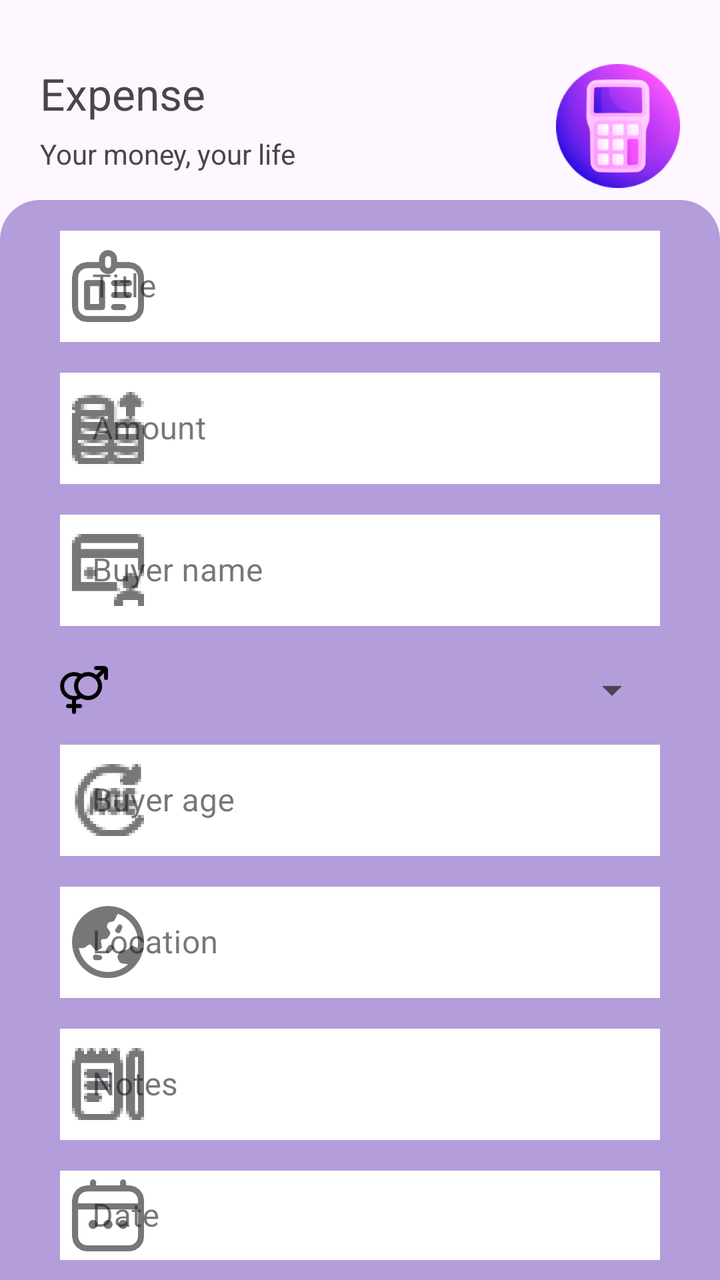
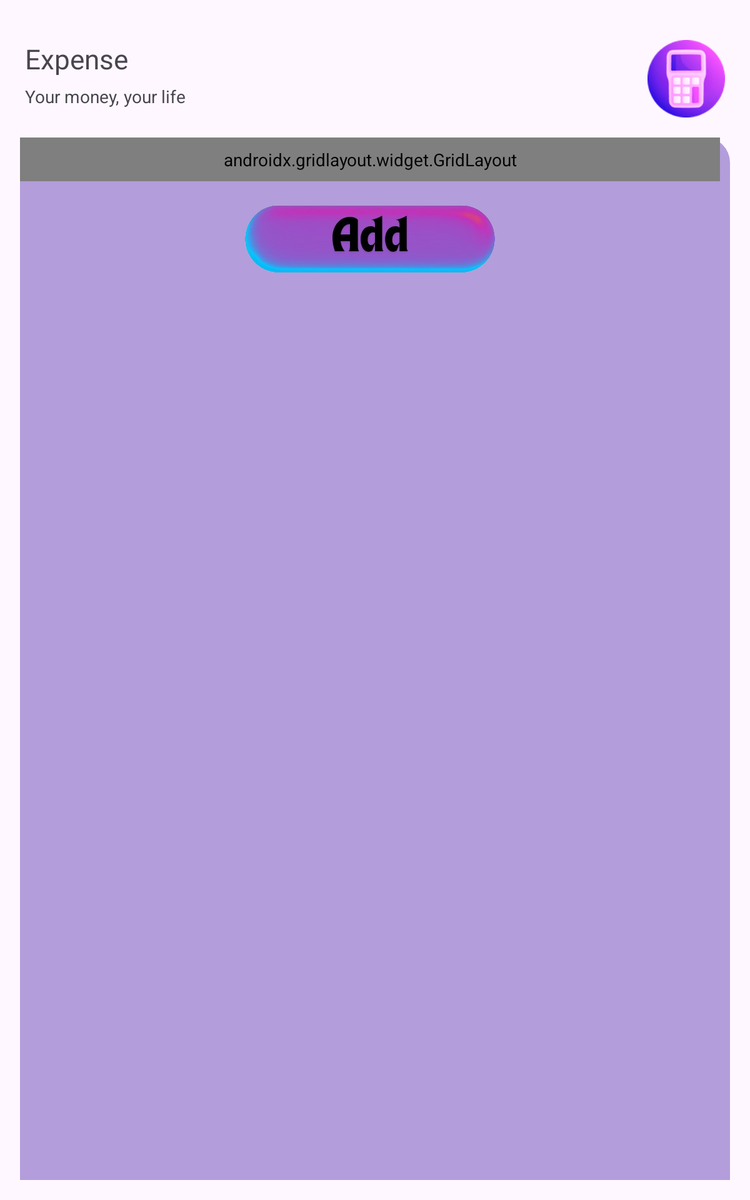

Two renders of one Android screen. The first uses the default layout on a phone; the second uses the alternative layout the repository ships for a different screen configuration, on a matching device. The two XML files are below.
<!-- AndroidManifest.xml: application theme Theme.Numosophy -->
<!-- res/layout/fragment_sales.xml -->
<?xml version="1.0" encoding="utf-8"?>
<FrameLayout xmlns:android="http://schemas.android.com/apk/res/android"
    xmlns:tools="http://schemas.android.com/tools"
    android:layout_width="match_parent"
    android:layout_height="match_parent"
    xmlns:app="http://schemas.android.com/apk/res-auto"
    tools:context=".fragment.SalesFragment">

    <RelativeLayout
        android:id="@+id/add_spending_banner"
        android:layout_marginTop="32dp"
        android:layout_width="match_parent"
        android:layout_height="wrap_content"
        android:layout_marginLeft="20dp"
        android:layout_marginRight="20dp"
        tools:ignore="MissingConstraints">

        <TextView
            android:id="@+id/title_spending"
            android:text="Expense"
            android:textSize="22sp"
            android:layout_width="wrap_content"
            android:layout_height="wrap_content"/>

        <TextView
            android:id="@+id/sub_title_spending"
            android:layout_marginTop="6dp"
            android:layout_below="@+id/title_spending"
            android:text="Your money, your life"
            android:textSize="14sp"
            android:layout_width="wrap_content"
            android:layout_height="wrap_content"/>

        <ImageView
            android:layout_alignParentRight="true"
            android:src="@drawable/calculator_optimized"
            android:layout_width="62dp"
            android:layout_height="62dp"/>

    </RelativeLayout>



    <LinearLayout
        android:layout_width="match_parent"
        android:layout_height="match_parent"
        android:layout_marginTop="100dp"
        android:background="@drawable/login_shape"
        android:orientation="vertical"
        app:layout_constraintEnd_toEndOf="parent"
        app:layout_constraintStart_toStartOf="parent"
        app:layout_constraintTop_toTopOf="@+id/imageView"
        tools:ignore="MissingConstraints"
        android:gravity="center">

        <com.google.android.material.textfield.TextInputLayout
            android:layout_width="300dp"
            android:layout_height="wrap_content"
            android:layout_marginTop="20dp"
            app:boxStrokeColor="@color/black"
            app:hintTextColor="@color/black"
            style="@style/Widget.MaterialComponents.TextInputLayout.OutlinedBox"
            app:startIconDrawable="@drawable/id_badge_36"
            >

            <com.google.android.material.textfield.TextInputEditText
                android:id="@+id/add_title"
                android:layout_width="match_parent"
                android:layout_height="wrap_content"
                android:hint="@string/hint_title"
                android:inputType="text"
                android:textColor="@color/black"
                android:textColorHint="@color/black"
                android:textCursorDrawable="@null"
                android:background="@android:color/white"/>
        </com.google.android.material.textfield.TextInputLayout>

        <com.google.android.material.textfield.TextInputLayout
            android:layout_width="300dp"
            android:layout_height="wrap_content"
            android:layout_marginTop="10dp"
            app:boxStrokeColor="@color/black"
            app:hintTextColor="@color/black"
            style="@style/Widget.MaterialComponents.TextInputLayout.OutlinedBox"
            app:startIconDrawable="@drawable/money_income_36"
            >

            <com.google.android.material.textfield.TextInputEditText
                android:id="@+id/add_amount"
                android:layout_width="match_parent"
                android:layout_height="wrap_content"
                android:hint="@string/hint_amount"
                android:inputType="numberDecimal"
                android:textColor="@color/black"
                android:textColorHint="@color/black"
                android:textCursorDrawable="@null"
                android:background="@android:color/white"/>
        </com.google.android.material.textfield.TextInputLayout>

        <com.google.android.material.textfield.TextInputLayout
            android:layout_width="300dp"
            android:layout_height="wrap_content"
            android:layout_marginTop="10dp"
            app:boxStrokeColor="@color/black"
            app:hintTextColor="@color/black"
            style="@style/Widget.MaterialComponents.TextInputLayout.OutlinedBox"
            app:startIconDrawable="@drawable/credit_card_buyer_36"
            >

            <com.google.android.material.textfield.TextInputEditText
                android:id="@+id/add_buyer_name"
                android:layout_width="match_parent"
                android:layout_height="wrap_content"
                android:hint="@string/hint_buyer_name"
                android:inputType="text"
                android:textColor="@color/black"
                android:textColorHint="@color/black"
                android:textCursorDrawable="@null"
                android:background="@android:color/white"/>
        </com.google.android.material.textfield.TextInputLayout>

        <LinearLayout
            android:layout_width="300dp"
            android:layout_height="wrap_content"
            android:layout_marginTop="20dp"
            android:orientation="horizontal"
            android:gravity="center_vertical">

            <ImageView
                android:layout_width="24dp"
                android:layout_height="24dp"
                android:src="@drawable/venus_mars_36"
                android:layout_marginEnd="8dp"
                android:contentDescription="@string/hint_buyer_gender" />

            <Spinner
                android:id="@+id/spinner_add_gender"
                android:layout_width="0dp"
                android:layout_height="wrap_content"
                android:layout_weight="1"
                android:spinnerMode="dropdown" />
        </LinearLayout>


        <com.google.android.material.textfield.TextInputLayout
            android:layout_width="300dp"
            android:layout_height="wrap_content"
            android:layout_marginTop="10dp"
            app:boxStrokeColor="@color/black"
            app:hintTextColor="@color/black"
            style="@style/Widget.MaterialComponents.TextInputLayout.OutlinedBox"
            app:startIconDrawable="@drawable/age_36"
            >

            <com.google.android.material.textfield.TextInputEditText
                android:id="@+id/add_buyer_age"
                android:layout_width="match_parent"
                android:layout_height="wrap_content"
                android:hint="@string/hint_buyer_age"
                android:inputType="text"
                android:textColor="@color/black"
                android:textColorHint="@color/black"
                android:textCursorDrawable="@null"
                android:background="@android:color/white"/>
        </com.google.android.material.textfield.TextInputLayout>

        <com.google.android.material.textfield.TextInputLayout
            android:layout_width="300dp"
            android:layout_height="wrap_content"
            android:layout_marginTop="10dp"
            app:boxStrokeColor="@color/black"
            app:hintTextColor="@color/black"
            style="@style/Widget.MaterialComponents.TextInputLayout.OutlinedBox"
            app:startIconDrawable="@drawable/earth_asia_36">

            <com.google.android.material.textfield.TextInputEditText
                android:id="@+id/add_buyer_location"
                android:layout_width="match_parent"
                android:layout_height="wrap_content"
                android:hint="@string/hint_location"
                android:focusable="false"
                android:clickable="true"
                android:inputType="none"
                android:textColor="@color/black"
                android:textColorHint="@color/black"
                android:textCursorDrawable="@null"
                android:background="@android:color/white"/>
        </com.google.android.material.textfield.TextInputLayout>


        <com.google.android.material.textfield.TextInputLayout
            android:layout_width="300dp"
            android:layout_height="wrap_content"
            android:layout_marginTop="10dp"
            app:boxStrokeColor="@color/black"
            app:hintTextColor="@color/black"
            style="@style/Widget.MaterialComponents.TextInputLayout.OutlinedBox"
            app:startIconDrawable="@drawable/journal_alt_36"
            >

            <com.google.android.material.textfield.TextInputEditText
                android:id="@+id/add_notes"
                android:layout_width="match_parent"
                android:layout_height="wrap_content"
                android:hint="@string/hint_notes"
                android:inputType="text"
                android:textColor="@color/black"
                android:textColorHint="@color/black"
                android:textCursorDrawable="@null"
                android:background="@android:color/white"/>
        </com.google.android.material.textfield.TextInputLayout>

        <com.google.android.material.textfield.TextInputLayout
            android:layout_width="300dp"
            android:layout_height="wrap_content"
            android:layout_marginTop="10dp"
            app:boxStrokeColor="@color/black"
            app:hintTextColor="@color/black"
            style="@style/Widget.MaterialComponents.TextInputLayout.OutlinedBox"
            app:startIconDrawable="@drawable/calendar_36"
            >

            <com.google.android.material.textfield.TextInputEditText
                android:id="@+id/add_date"
                android:layout_width="match_parent"
                android:layout_height="wrap_content"
                android:hint="@string/hint_date"
                android:focusable="false"
                android:clickable="true"
                android:inputType="none"
                android:textColor="@color/black"
                android:textColorHint="@color/black"
                android:textCursorDrawable="@null"
                android:background="@android:color/white"/>
        </com.google.android.material.textfield.TextInputLayout>


        <ImageButton
            android:id="@+id/add_btn"
            android:layout_width="match_parent"
            android:layout_height="wrap_content"
            android:layout_marginTop="20dp"
            android:src="@drawable/add"
            android:background="@android:color/transparent"
            android:contentDescription="Sign In Button"
            android:scaleType="fitCenter"/>

        <FrameLayout
            android:id="@+id/side_panel_container"
            android:layout_width="0dp"
            android:layout_weight="1"
            android:layout_height="match_parent"
            android:visibility="gone" />


    </LinearLayout>

</FrameLayout>
<!-- resources referenced by this layout -->
<resources>
  <color name="black">#FF000000</color>
  <!-- drawable add: png bitmap (drawable-hdpi, 30764 bytes) -->
  <!-- drawable age_36: png bitmap (drawable-hdpi, 1781 bytes) -->
  <!-- drawable calculator_optimized: png bitmap (drawable-hdpi, 3314 bytes) -->
  <!-- drawable calendar_36: png bitmap (drawable-hdpi, 1024 bytes) -->
  <!-- drawable credit_card_buyer_36: png bitmap (drawable-hdpi, 826 bytes) -->
  <!-- drawable earth_asia_36: png bitmap (drawable-hdpi, 1380 bytes) -->
  <!-- drawable id_badge_36: png bitmap (drawable-hdpi, 1182 bytes) -->
  <!-- drawable journal_alt_36: png bitmap (drawable-hdpi, 914 bytes) -->
  <!-- drawable login_shape (drawable) -->
  <?xml version="1.0" encoding="utf-8"?>
  <shape xmlns:android="http://schemas.android.com/apk/res/android">
  
      <solid
          android:color="#B39DDB"/>
  
      <corners
          android:topLeftRadius="20dp"
          android:topRightRadius="20dp"/>
  
  </shape>
  <!-- drawable money_income_36: png bitmap (drawable-hdpi, 1213 bytes) -->
  <!-- drawable venus_mars_36: png bitmap (drawable-hdpi, 1300 bytes) -->
  <string name="hint_amount">Amount</string>
  <string name="hint_buyer_age">Buyer age</string>
  <string name="hint_buyer_gender">Buyer gender</string>
  <string name="hint_buyer_name">Buyer name</string>
  <string name="hint_date">Date</string>
  <string name="hint_location">Location</string>
  <string name="hint_notes">Notes</string>
  <string name="hint_title">Title</string>
  <style name="Theme.Numosophy" parent="Base.Theme.Numosophy" />
  <style name="Base.Theme.Numosophy" parent="Theme.Material3.DayNight.NoActionBar">
          
          
      </style>
</resources>
<!-- res/layout-sw600dp/fragment_sales.xml (the repository's variant of the layout above) -->
<!-- drawn on a 7-inch tablet held upright -->
<?xml version="1.0" encoding="utf-8"?>
<LinearLayout
    xmlns:android="http://schemas.android.com/apk/res/android"
    xmlns:tools="http://schemas.android.com/tools"
    xmlns:app="http://schemas.android.com/apk/res-auto"
    android:orientation="vertical"
    android:layout_width="match_parent"
    android:layout_height="match_parent"
    tools:context=".fragment.SalesFragment">

    <RelativeLayout
        android:id="@+id/add_spending_banner"
        android:layout_marginTop="32dp"
        android:layout_width="match_parent"
        android:layout_height="wrap_content"
        android:layout_marginLeft="20dp"
        android:layout_marginRight="20dp"
        tools:ignore="MissingConstraints">

        <TextView
            android:id="@+id/title_spending"
            android:text="Expense"
            android:textSize="22sp"
            android:layout_width="wrap_content"
            android:layout_height="wrap_content"/>

        <TextView
            android:id="@+id/sub_title_spending"
            android:layout_marginTop="6dp"
            android:layout_below="@+id/title_spending"
            android:text="Your money, your life"
            android:textSize="14sp"
            android:layout_width="wrap_content"
            android:layout_height="wrap_content"/>

        <ImageView
            android:layout_alignParentRight="true"
            android:src="@drawable/calculator_optimized"
            android:layout_width="62dp"
            android:layout_height="62dp"/>

    </RelativeLayout>


    <LinearLayout
        android:layout_width="match_parent"
        android:layout_height="match_parent"
        android:orientation="horizontal"
        android:padding="16dp">

        

        
        <LinearLayout
            android:layout_width="0dp"
            android:layout_height="match_parent"
            android:layout_weight="1"
            android:background="@drawable/login_shape"
            android:gravity="center_horizontal"
            android:orientation="vertical"
            android:paddingEnd="8dp">

            <androidx.gridlayout.widget.GridLayout
                android:id="@+id/form_grid"
                android:layout_width="match_parent"
                android:layout_height="wrap_content"
                android:padding="8dp"
                app:alignmentMode="alignMargins"
                app:columnCount="2"
                app:rowOrderPreserved="false">

                
                <com.google.android.material.textfield.TextInputLayout
                    android:layout_width="0dp"
                    android:layout_height="wrap_content"
                    android:layout_marginBottom="12dp"
                    app:boxStrokeColor="@color/black"
                    app:layout_columnWeight="1"
                    app:layout_rowWeight="1"
                    app:startIconDrawable="@drawable/id_badge_36">

                    <com.google.android.material.textfield.TextInputEditText
                        android:id="@+id/add_title"
                        android:layout_width="match_parent"
                        android:layout_height="wrap_content"
                        android:layout_marginRight="6dp"
                        android:hint="@string/hint_title"
                        android:textColor="@color/black"
                        android:background="@android:color/white"/>
                </com.google.android.material.textfield.TextInputLayout>

                
                <com.google.android.material.textfield.TextInputLayout
                    android:layout_width="0dp"
                    android:layout_height="wrap_content"
                    app:boxStrokeColor="@color/black"
                    app:layout_columnWeight="1"
                    app:layout_rowWeight="1"
                    app:startIconDrawable="@drawable/money_income_36">

                    <com.google.android.material.textfield.TextInputEditText
                        android:id="@+id/add_amount"
                        android:layout_width="match_parent"
                        android:layout_height="wrap_content"
                        android:layout_marginLeft="6dp"
                        android:hint="@string/hint_amount"
                        android:textColor="@color/black"
                        android:background="@android:color/white"/>
                </com.google.android.material.textfield.TextInputLayout>

                
                <com.google.android.material.textfield.TextInputLayout
                    android:layout_width="0dp"
                    android:layout_height="wrap_content"
                    app:boxStrokeColor="@color/black"
                    app:layout_columnWeight="1"
                    app:layout_rowWeight="1"
                    app:startIconDrawable="@drawable/credit_card_buyer_36">

                    <com.google.android.material.textfield.TextInputEditText
                        android:id="@+id/add_buyer_name"
                        android:layout_width="match_parent"
                        android:layout_height="wrap_content"
                        android:layout_marginBottom="12dp"
                        android:layout_marginRight="6dp"
                        android:hint="@string/hint_buyer_name"
                        android:textColor="@color/black"
                        android:background="@android:color/white"/>
                </com.google.android.material.textfield.TextInputLayout>

                
            <LinearLayout
                android:layout_width="0dp"
                android:layout_height="wrap_content"
                android:orientation="horizontal"
                android:gravity="center_vertical"
                android:padding="8dp"
                app:layout_columnWeight="1"
                app:layout_rowWeight="1"
                android:layout_marginBottom="12dp"
                android:layout_marginLeft="6dp">

            <ImageView
                android:layout_width="24dp"
                android:layout_height="24dp"
                android:src="@drawable/venus_mars_36"
                android:layout_marginEnd="8dp"
                android:contentDescription="@string/hint_buyer_gender" />

            <Spinner
                android:id="@+id/spinner_add_gender"
                android:layout_width="0dp"
                android:layout_height="wrap_content"
                android:layout_weight="1"
                android:background="@android:color/transparent"
                android:spinnerMode="dropdown" />
        </LinearLayout>


        
                <com.google.android.material.textfield.TextInputLayout
                    android:layout_width="0dp"
                    android:layout_height="wrap_content"
                    app:boxStrokeColor="@color/black"
                    app:layout_columnWeight="1"
                    app:layout_rowWeight="1"
                    app:startIconDrawable="@drawable/age_36">

                    <com.google.android.material.textfield.TextInputEditText
                        android:id="@+id/add_buyer_age"
                        android:layout_width="match_parent"
                        android:layout_height="wrap_content"
                        android:layout_marginBottom="12dp"
                        android:layout_marginRight="6dp"
                        android:hint="@string/hint_buyer_age"
                        android:textColor="@color/black"
                        android:background="@android:color/white"/>
                </com.google.android.material.textfield.TextInputLayout>

                
                <com.google.android.material.textfield.TextInputLayout
                    android:layout_width="0dp"
                    android:layout_height="wrap_content"
                    app:boxStrokeColor="@color/black"
                    app:layout_columnWeight="1"
                    app:layout_rowWeight="1"
                    app:startIconDrawable="@drawable/earth_asia_36">

                    <com.google.android.material.textfield.TextInputEditText
                        android:id="@+id/add_buyer_location"
                        android:layout_width="match_parent"
                        android:layout_height="wrap_content"
                        android:layout_marginLeft="6dp"
                        android:clickable="true"
                        android:focusable="false"
                        android:hint="@string/hint_location"
                        android:textColor="@color/black"
                        android:background="@android:color/white"/>
                </com.google.android.material.textfield.TextInputLayout>

                
                <com.google.android.material.textfield.TextInputLayout
                    android:layout_width="0dp"
                    android:layout_height="wrap_content"
                    app:boxStrokeColor="@color/black"
                    app:layout_columnWeight="1"
                    app:layout_rowWeight="1"
                    app:startIconDrawable="@drawable/journal_alt_36">

                    <com.google.android.material.textfield.TextInputEditText
                        android:id="@+id/add_notes"
                        android:layout_width="match_parent"
                        android:layout_height="wrap_content"
                        android:layout_marginRight="6dp"
                        android:hint="@string/hint_notes"
                        android:textColor="@color/black"
                        android:background="@android:color/white"/>
                </com.google.android.material.textfield.TextInputLayout>

                
                <com.google.android.material.textfield.TextInputLayout
                    android:layout_width="0dp"
                    android:layout_height="wrap_content"
                    app:boxStrokeColor="@color/black"
                    app:layout_columnWeight="1"
                    app:layout_rowWeight="1"
                    app:startIconDrawable="@drawable/calendar_36">

                    <com.google.android.material.textfield.TextInputEditText
                        android:id="@+id/add_date"
                        android:layout_width="match_parent"
                        android:layout_height="wrap_content"
                        android:layout_marginLeft="6dp"
                        android:clickable="true"
                        android:focusable="false"
                        android:hint="@string/hint_date"
                        android:textColor="@color/black"
                        android:background="@android:color/white"/>
                </com.google.android.material.textfield.TextInputLayout>

            </androidx.gridlayout.widget.GridLayout>

            
            <ImageButton
                android:id="@+id/add_btn"
                android:layout_width="wrap_content"
                android:layout_height="wrap_content"
                android:layout_margin="16dp"
                android:background="?attr/selectableItemBackgroundBorderless"
                android:scaleType="centerInside"
                android:src="@drawable/add" />
        </LinearLayout>

        <FrameLayout
            android:id="@+id/side_panel_container"
            android:layout_width="0dp"
            android:layout_height="match_parent"
            android:layout_weight="1"
            android:background="@android:color/white"
            android:visibility="gone" />

    </LinearLayout>

</LinearLayout>
